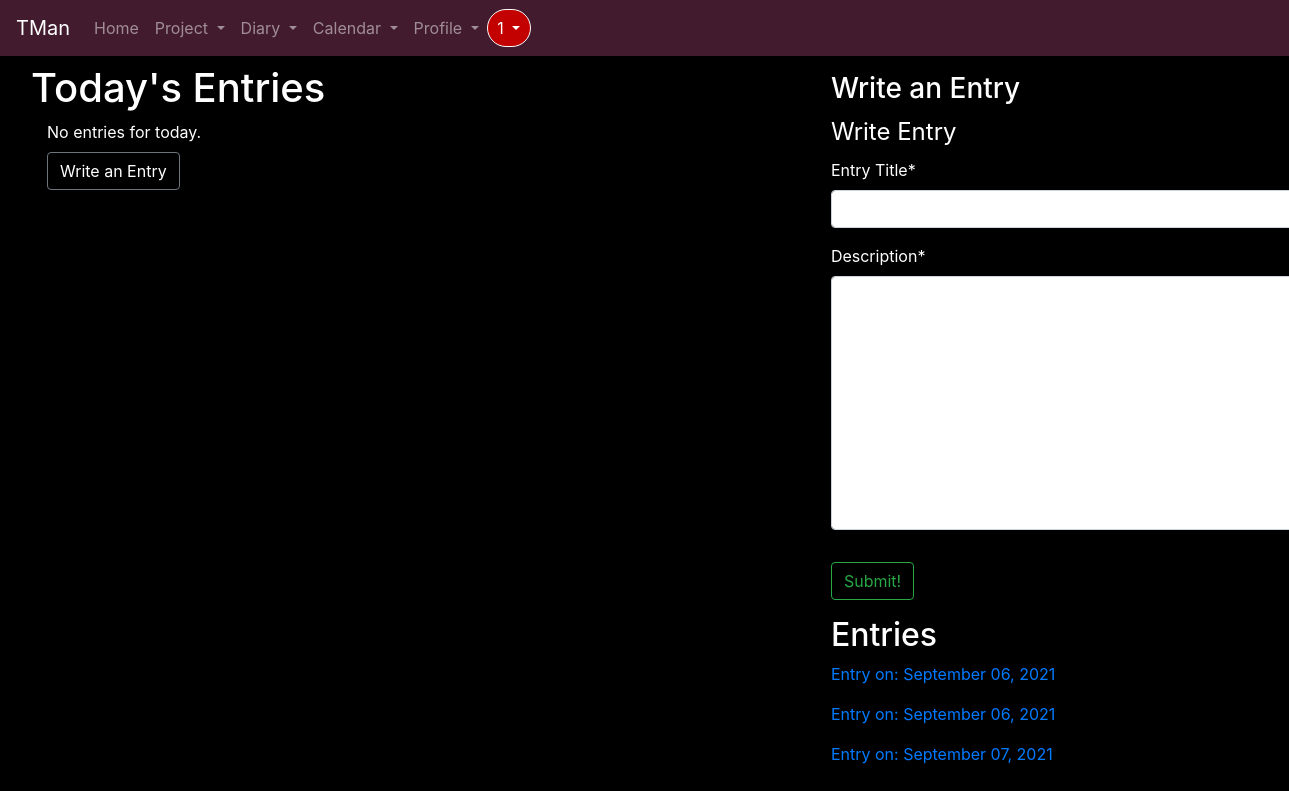
Page /diary/2/ (signed in) on the earlier database version.
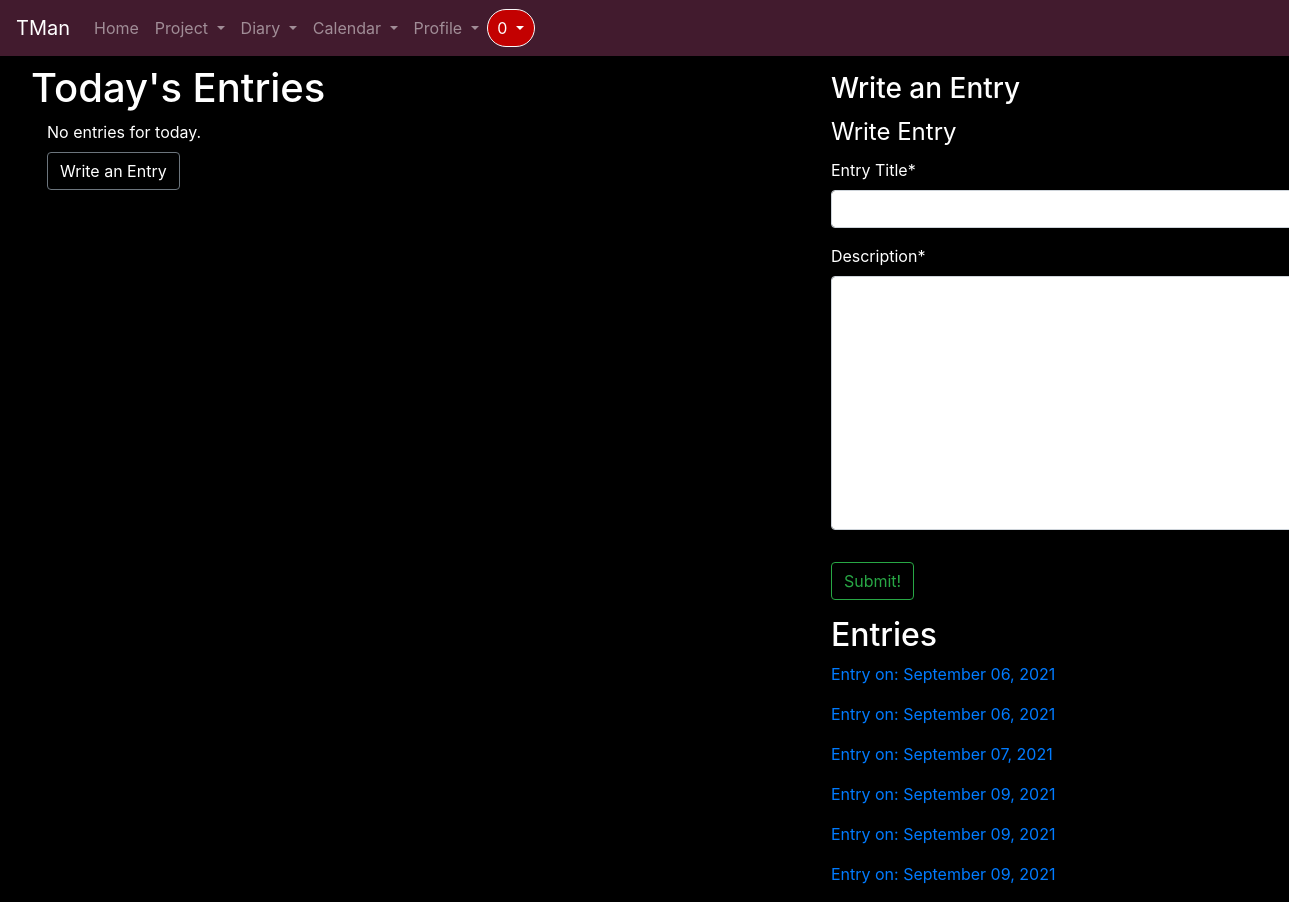
Same page on the later database version.
### diary/models.py (models this page shows, shortened)
class Entry(models.Model):
    title = models.CharField(max_length=30)
    date = models.DateTimeField(auto_now_add=True)
    author = models.ForeignKey(User, on_delete=models.CASCADE)
    content = models.TextField()

### diary/views.py (the view, shortened to what this page needs)
# urls.py: path('<int:pk>/', EntryListView.as_view(), name='diary-home'),
class EntryListView(ListView,LoginRequiredMixin,UserPassesTestMixin):
    model = Entry
    template_name = 'diary/home.html'
    context_object_name = 'entries'
    ordering = ['-date']
    def get_context_data(self, **kwargs):
        context = super().get_context_data(**kwargs)
        context['entries'] = Entry.objects.filter(author=self.request.user)
        todays_entry = Entry.objects.filter(author=self.request.user,date__date=date.today()).order_by('-date__hour','-date__minute')
        context['todays_entry'] = todays_entry
        context['entry_form'] = EntryForm()
        return context

### diary/forms.py
class EntryForm(forms.ModelForm):
    title = forms.CharField(label="Title", max_length=30)
    content = forms.CharField(label="Description",max_length=100, widget=forms.Textarea)
    class Meta:
        model = Entry
        fields = ['title', 'content']
    def __init__(self, *args, **kwargs):
        super(EntryForm, self).__init__(*args, **kwargs)
        self.fields['title'].label = "Entry Title"
        self.fields['content'].label = "Description"

### projects/templatetags/custom_tags.py (called while the page is built)
@register.inclusion_tag('users/show_notifs.html', takes_context=True)
def show_notifs(context):
    request_user = context['request'].user
    notifs = Notification.objects.filter(to_user=request_user).exclude(notif_seen=True).order_by('-date')
    return {'notifs':notifs}

### diary/templates/diary/home.html (shortened to what this page needs)
{% extends "projects/base.html" %}
{% load crispy_forms_tags %}
    {% block content %}
    <div class="container-fluid">
        <div class="row">
            <div class="col-7 ml-3 mb-2">
    <h1 class="mt-2" style="color:white;">Today's Entries</h1>
    {% if not todays_entry %}
        <p class="ml-3 mb-2" style="color:white;">No entries for today.</p>
        <a class="btn btn-outline-secondary ml-3 mb-2" href="{% url 'entry-create'%}" style="color:white;">Write an Entry</a>
    {% endif %}
</div>
            <div class="col-4 ml-5 mt-3">
                <h3 style="color:white;">Write an Entry</h3>
                <div class="content-section mb-2 mt-2" style="color:white; width:500px;">
            <form method="POST" action="{% url 'add-entry' user.id %}">
                <fieldset class="form-group">
                    <legend class="border-bottom-mb-4">Write Entry</legend>
                    {{ entry_form | crispy }}
                </fieldset>
                <div class="form-group">
                    <button class="btn btn-outline-success" type="submit">Submit!</button>
                </div>
            </form>
        </div>
        <h2 style="color:white;">Entries</h2>
        {% for entry in entries %}
        <p style="color:white;"><a href="{% url 'entry-detail' entry.id %}">Entry on: {{ entry.date|date:"F d, Y" }}</a></p>
        {% endfor %}
            </div>
        </div>
</div>
    {% endblock content %}

Differences in the rows shown:
added Entry: date "September 09, 2021"
added Entry: date "September 09, 2021"
added Entry: date "September 09, 2021"
Other differences:
{{ notifs.count }}: "1" → "0"
